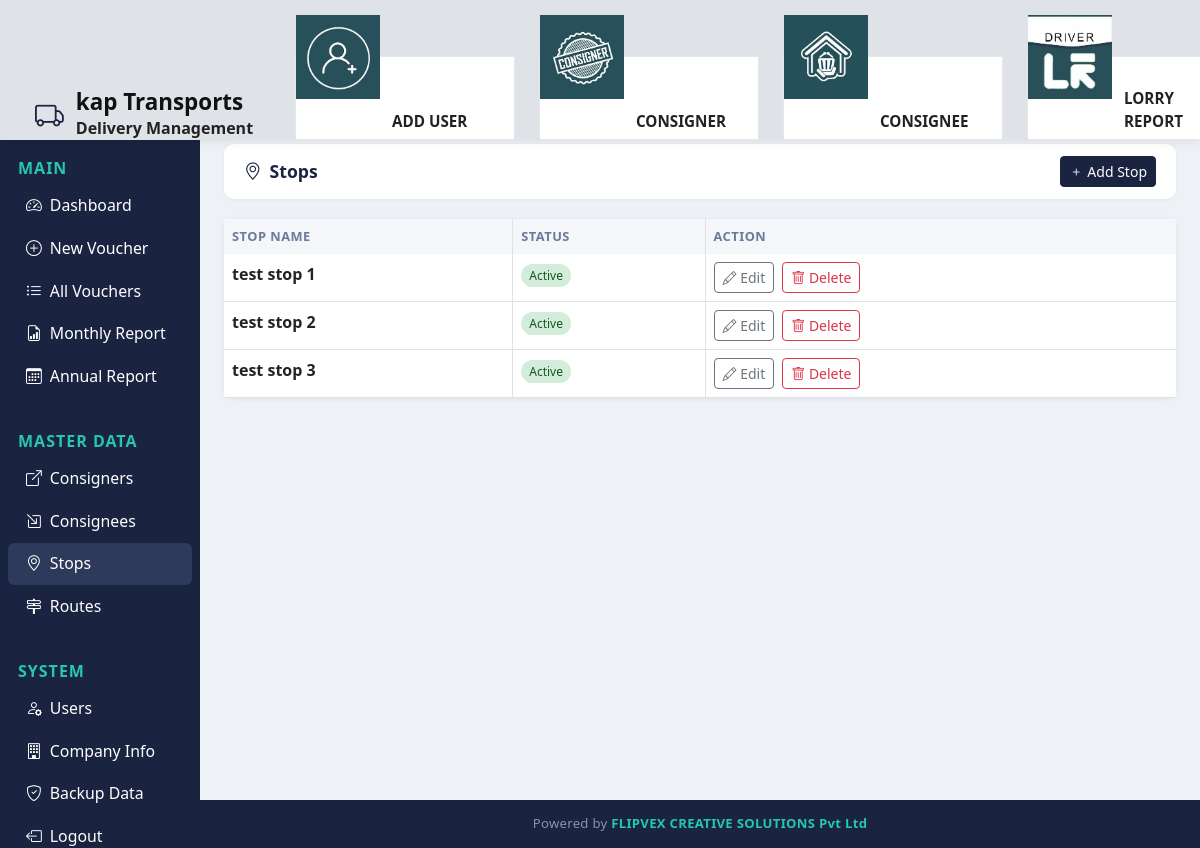
Screenshot of /stops/ (signed in) with the database file from the repository.
### transport/models.py (models this page shows, shortened)
class CompanyProfile(models.Model):
    name = models.CharField(max_length=200, default='TRANSPORTS COMPANY_name here')
    address_line_1 = models.CharField(max_length=200, default='Address_line1_here')
    address_line_2 = models.CharField(max_length=200, default='Address_line 2_here')
    gst_no = models.CharField(max_length=30, default='gst_number_here')
    mobile_1 = models.CharField(max_length=20, default='mobile_no_1 here')
    mobile_2 = models.CharField(max_length=20, blank=True, default='mobile_number_2 here')
    class Meta:
        verbose_name = 'Company Profile'
        verbose_name_plural = 'Company Profile'
    @classmethod
    def load(cls):
        obj, _ = cls.objects.get_or_create(pk=1)
        return obj

class Stop(models.Model):
    name = models.CharField(max_length=200, unique=True)
    active = models.BooleanField(default=True)
    created_at = models.DateTimeField(auto_now_add=True)
    class Meta:
        ordering = ['name']

### transport/views.py (the view)
# urls.py: path('stops/', views.stop_list, name='stop_list'),
@login_required
def stop_list(request):
    stops_all = Stop.objects.all()
    paginator = Paginator(stops_all, 10)
    page_number = request.GET.get('page')
    stops = paginator.get_page(page_number)
    return render(request, 'transport/stop_list.html', {'stops': stops, 'company': CompanyProfile.load()})

### templates/transport/stop_list.html (shortened to what this page needs)
{% extends 'transport/base.html' %}
{% block content %}
<div class="topbar no-print">
  <h5 class="page-title"><i class="bi bi-geo-alt me-2"></i>Stops</h5>
  <a href="{% url 'stop_add' %}" class="btn btn-primary btn-sm"><i class="bi bi-plus me-1"></i>Add Stop</a>
</div>
<div class="card">
  <div class="card-body p-0">
    <table class="table table-hover mb-0">
      <thead><tr><th>Stop Name</th><th>Status</th><th>Action</th></tr></thead>
      <tbody>
      {% for s in stops %}
      <tr>
        <td><strong>{{ s.name }}</strong></td>
        <td>{% if s.active %}<span class="badge-active">Active</span>{% else %}<span class="badge-inactive">Inactive</span>{% endif %}</td>
        <td>
          <div class="d-flex gap-2">
            <a href="{% url 'stop_edit' s.pk %}" class="btn btn-sm btn-outline-secondary"><i class="bi bi-pencil"></i> Edit</a>
            {% if request.user.is_staff %}
            <form method="post" action="{% url 'stop_delete' s.pk %}" onsubmit="return confirm('Delete stop {{ s.name }}?');">
              <button type="submit" class="btn btn-sm btn-outline-danger"><i class="bi bi-trash"></i> Delete</button>
            </form>
            {% endif %}
          </div>
        </td>
      </tr>
      {% empty %}<tr><td colspan="3" class="text-center text-muted py-4">No stops yet. Add your first stop.</td></tr>
      {% endfor %}
      </tbody>
    </table>
  </div>
</div>
{% endblock %}

### templates/transport/base.html (shortened to what this page needs)
{% load static %}
<!DOCTYPE html>
<html lang="en">
<head>
<link href="https://cdn.jsdelivr.net/npm/bootstrap@5.3.0/dist/css/bootstrap.min.css" rel="stylesheet">
<link href="https://cdn.jsdelivr.net/npm/bootstrap-icons@1.11.0/font/bootstrap-icons.css" rel="stylesheet">
</head>
<body>
{% if user.is_authenticated %}
<div class="top-header">
  <div class="brand-section">
    <i class="bi bi-truck brand-icon"></i>
    <div>
      <h5>{{company.name}}</h5>
      <small>Delivery Management</small>
    </div>
  </div>
  <div class="icon-cards">
    {% if user.is_staff %}
    <a href="{% url 'user_add' %}" class="icon-card {% if 'user' in request.resolver_match.url_name %}icon-active{% endif %}">
      <img src="{% static 'images/add_user.jpeg' %}" alt="Consigner">
      <span class="icon-label">Add User</span>
    </a>
    {% endif %}
    <a href="{% url 'consigner_list' %}" class="icon-card {% if 'consigner' in request.resolver_match.url_name %}icon-active{% endif %}">
      <img src="{% static 'images/consigners.jpeg' %}" alt="Consigner">
      <span class="icon-label">Consigner</span>
    </a>
    <a href="{% url 'consignee_list' %}" class="icon-card {% if 'consignee' in request.resolver_match.url_name %}icon-active{% endif %}">
      <img src="{% static 'images/dashboard.jpeg' %}" alt="Consignee">
      <span class="icon-label">Consignee</span>
    </a>
    <a href="{% url 'monthly_report' %}" class="icon-card {% if 'route' in request.resolver_match.url_name %}icon-active{% endif %}">
      <img src="{% static 'images/routes.jpeg' %}" alt="Routes">
      <span class="icon-label">Lorry Report</span>
    </a>
  </div>
</div>
<div class="sidebar">
  <div class="section-label">Main</div>
  <a href="{% url 'dashboard' %}" class="nav-link {% if request.resolver_match.url_name == 'dashboard' %}active{% endif %}"><i class="bi bi-speedometer2 me-2"></i>Dashboard</a>
  <a href="{% url 'voucher_add' %}" class="nav-link {% if request.resolver_match.url_name == 'voucher_add' %}active{% endif %}"><i class="bi bi-plus-circle me-2"></i>New Voucher</a>
  <a href="{% url 'voucher_list' %}" class="nav-link {% if request.resolver_match.url_name == 'voucher_list' %}active{% endif %}"><i class="bi bi-list-ul me-2"></i>All Vouchers</a>
  <a href="{% url 'monthly_report' %}" class="nav-link {% if request.resolver_match.url_name == 'monthly_report' %}active{% endif %}"><i class="bi bi-file-earmark-bar-graph me-2"></i>Monthly Report</a>
  <a href="{% url 'annual_report' %}" class="nav-link {% if request.resolver_match.url_name == 'annual_report' %}active{% endif %}"><i class="bi bi-calendar3 me-2"></i>Annual Report</a>
  <div class="section-label">Master Data</div>
  <a href="{% url 'consigner_list' %}" class="nav-link {% if 'consigner' in request.resolver_match.url_name %}active{% endif %}"><i class="bi bi-box-arrow-up-right me-2"></i>Consigners</a>
  <a href="{% url 'consignee_list' %}" class="nav-link {% if 'consignee' in request.resolver_match.url_name %}active{% endif %}"><i class="bi bi-box-arrow-in-down-right me-2"></i>Consignees</a>
  <a href="{% url 'stop_list' %}" class="nav-link {% if 'stop' in request.resolver_match.url_name %}active{% endif %}"><i class="bi bi-geo-alt me-2"></i>Stops</a>
  <a href="{% url 'route_list' %}" class="nav-link {% if 'route' in request.resolver_match.url_name %}active{% endif %}"><i class="bi bi-signpost-2 me-2"></i>Routes</a>
  <div class="section-label">System</div>
  {% if user.is_staff %}
  <a href="{% url 'user_list' %}" class="nav-link {% if 'user' in request.resolver_match.url_name %}active{% endif %}"><i class="bi bi-person-gear me-2"></i>Users</a>
  <a href="{% url 'company_about' %}" class="nav-link {% if request.resolver_match.url_name == 'company_about' %}active{% endif %}"><i class="bi bi-building me-2"></i>Company Info</a>
  {% endif %}
  <a href="{% url 'backup_db' %}" class="nav-link"><i class="bi bi-shield-check me-2"></i>Backup Data</a>
  <a href="{% url 'logout' %}" class="nav-link"><i class="bi bi-box-arrow-left me-2"></i>Logout ({{ user.username }})</a>
</div>
{% endif %}
<div class="{% if user.is_authenticated %}main-content{% else %}container mt-5{% endif %}">
{% block content %}{% endblock %}
</div>
{% if user.is_authenticated %}
<footer class="site-footer">
  Powered by <span>FLIPVEX CREATIVE SOLUTIONS Pvt Ltd</span>
</footer>
{% endif %}
</body>
</html>

### templates/transport/base.html (style rules this page uses)
body { font-family:'Segoe UI',sans-serif; margin:0; background:#eef1f5; }
.top-header { position:fixed; top:0; left:0; right:0; z-index:110; height:140px; background:#dfe3e8; display:flex; align-items:flex-end; padding:50px 35px 0; box-shadow:0 2px 10px rgba(0,0,0,.08); }
.top-header .brand-section { display:flex; align-items:center; gap:12px; min-width:220px; }
.top-header .brand-section .brand-icon { font-size:1.8rem; color:#1a2340; }
.top-header .brand-section h5 { margin:0; font-weight:700; font-size:1.4rem; color:#111; }
.top-header .brand-section small { display:block; color:#222; font-size:1rem; font-weight:600; }
.top-header .icon-cards { flex:1; display:flex; justify-content:space-evenly; align-items:center; gap:24px; margin-left:40px; }
.icon-card { width:220px; height:84px; background:#fff; border:1px solid #e6e6e6; border-radius:0; display:flex; align-items:flex-end; justify-content:flex-start; text-decoration:none; color:#222; overflow:visible; transition:.2s; position:relative; }
.icon-card img { width:84px; height:84px; object-fit:cover; flex-shrink:0; border-radius:0; position:absolute; top:-42px; left:0; }
.icon-card .icon-label { margin-left:96px; padding:0 14px 6px 0; font-size:.95rem; font-weight:700; text-transform:uppercase; letter-spacing:0; color:inherit; }
.sidebar { width:200px; position:fixed; top:120px; left:0; bottom:0; background:#1a2340; z-index:100; overflow-y:auto; padding-top:6px; }
.sidebar .nav-link { color:#ffffff; padding:9px 18px; border-radius:6px; margin:1px 8px; font-size:.99rem; display:block; text-decoration:none; }
.sidebar .nav-link:hover, .sidebar .nav-link.active { background:#2d3a5c; color:#fff; }
.sidebar .nav-link i { width:20px; }
.sidebar .section-label { color:#26c6b0; font-size:1.0rem; text-transform:uppercase; letter-spacing:1px; padding:30px 18px 4px; font-weight:600; }
.main-content { margin-left:200px; margin-top:120px; padding:24px; min-height:calc(100vh - 120px); }
.topbar { background:#fff; border-radius:10px; padding:12px 20px; margin-bottom:20px; display:flex; align-items:center; justify-content:space-between; box-shadow:0 1px 4px rgba(0,0,0,.06); }
.topbar .page-title { font-weight:600; font-size:1.1rem; color:#1a2340; margin:0; }
.card { border:none; border-radius:10px; box-shadow:0 1px 6px rgba(0,0,0,.07); }
.btn-primary { background:#1a2340; border-color:#1a2340; }
.table thead th { background:#f4f6f9; font-size:.8rem; text-transform:uppercase; letter-spacing:.5px; color:#6b7a99; border:none; border-right:1px solid #dee2e6; }
.table thead th:last-child { border-right:none; }
.table tbody td { border-right:1px solid #dee2e6; }
.table tbody td:last-child { border-right:none; }
.badge-active { background:#d4edda; color:#155724; font-size:.75rem; padding:3px 8px; border-radius:20px; }
.site-footer { margin-left:200px; background:#1a2340; color:#8a94a8; text-align:center; padding:14px 20px; font-size:.82rem; letter-spacing:.3px; }
.site-footer span { color:#26c6b0; font-weight:600; }

### rows the page displays
CompanyProfile: name "kap Transports"
Stop: name "test stop 1", active "Active"
Stop: name "test stop 2", active "Active"
Stop: name "test stop 3", active "Active"
